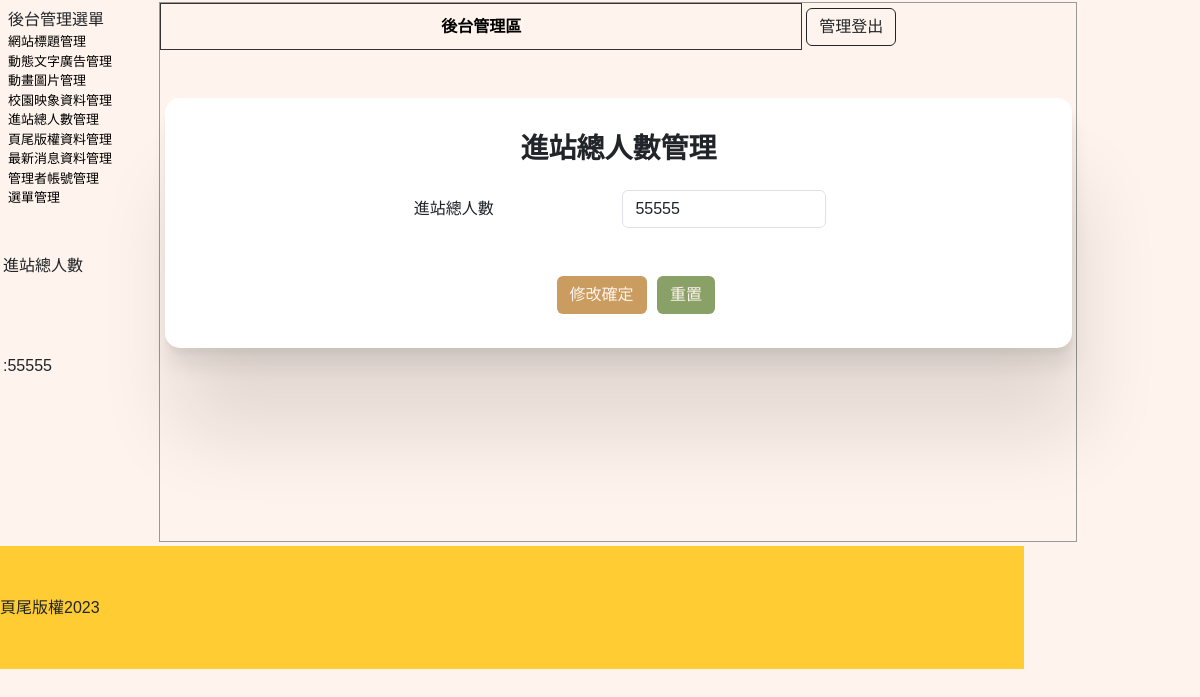
The app's page /back原.php?do=total (signed in), older data.
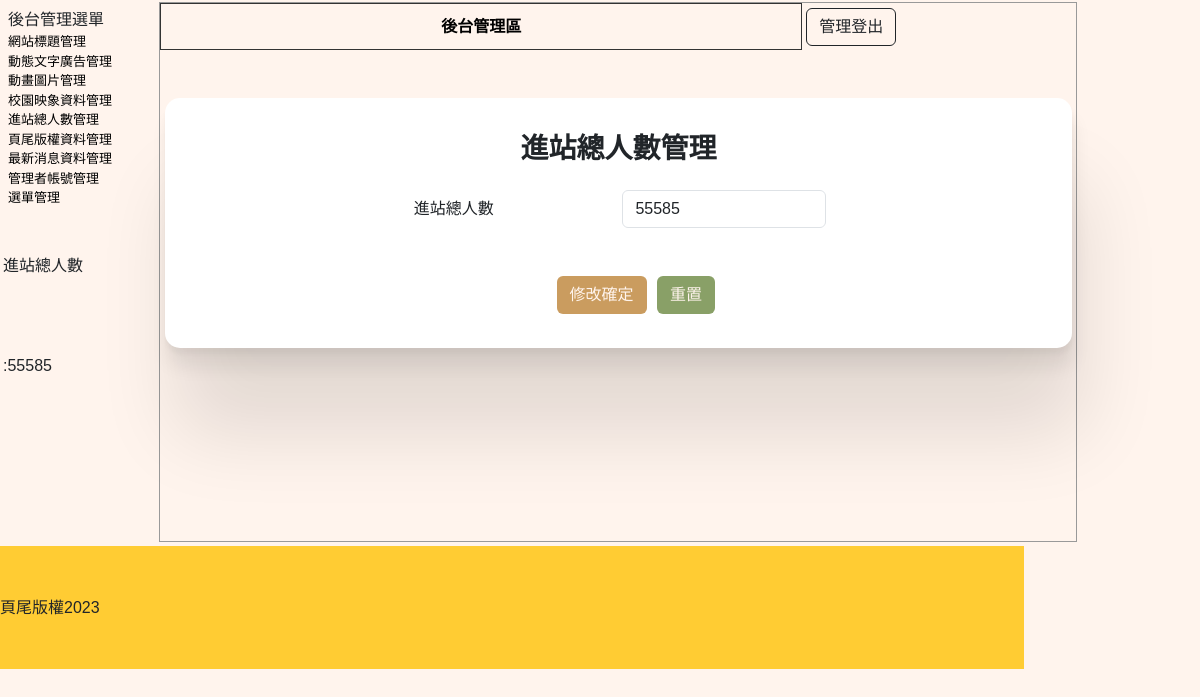
The same page, newer data.
### tables this page shows
CREATE TABLE `total` (
  `id` int(10) NOT NULL,
  `total` int(10) NOT NULL DEFAULT 0
);

CREATE TABLE `bottom` (
  `id` int(10) NOT NULL,
  `bottom` text NOT NULL
);

### api/db.php (called while the page is built, shortened)
<?php
class DB
{
    protected $dsn = "mysql:host=localhost;charset=utf8;dbname=dbhw";
    protected $pdo;
    protected $table;
    public function __construct($table)
    {
        $this->table = $table;
        $this->pdo = new PDO($this->dsn, 'root', '');
    }
    function find($id)
    {
        $sql = "select * from `$this->table` ";
        if (is_array($id)) {
            $tmp = $this->a2s($id);
            $sql .= " where " . join(" && ", $tmp);
        } else if (is_numeric($id)) {
            $sql .= " where `id`='$id'";
        }
        $row = $this->pdo->query($sql)->fetch(PDO::FETCH_ASSOC);
        return $row;
    }
    private function a2s($array)
    {
        foreach ($array as $col => $value) {
            $tmp[] = "`$col`='$value'";
        }
        return $tmp;
    }
}
$Total = new DB('total');
$Bottom = new DB('bottom');

### back原.php (the view, shortened to what this page needs)
<?php include_once "./api/db.php";
?>
<!DOCTYPE html PUBLIC "-//W3C//DTD XHTML 1.0 Transitional//EN" "http://www.w3.org/TR/xhtml1/DTD/xhtml1-transitional.dtd">
<html xmlns="http://www.w3.org/1999/xhtml">
<head>
	<link rel="stylesheet" href="./plugin/css/bootstrap.css">
	<link href="./css/css.css" rel="stylesheet" type="text/css">
	<link rel="stylesheet" href="https://cdnjs.cloudflare.com/ajax/libs/font-awesome/6.4.2/css/all.min.css" />
</head>
<body>
	<div id="main">
		<div id="ms">
			<div id="lf" style="float:left;">
				<div id="menuput" class="dbor">
					<span class="t botli">後台管理選單</span>
					<a style="color:#000; font-size:13px; text-decoration:none;" href="?do=title">
						<div class="mainmu">
							網站標題管理 </div>
					</a>
					<a style="color:#000; font-size:13px; text-decoration:none;" href="?do=ad">
						<div class="mainmu">
							動態文字廣告管理 </div>
					</a>
					<a style="color:#000; font-size:13px; text-decoration:none;" href="?do=mvim">
						<div class="mainmu">
							動畫圖片管理 </div>
					</a>
					<a style="color:#000; font-size:13px; text-decoration:none;" href="?do=image">
						<div class="mainmu">
							校園映象資料管理 </div>
					</a>
					<a style="color:#000; font-size:13px; text-decoration:none;" href="?do=total">
						<div class="mainmu">
							進站總人數管理 </div>
					</a>
					<a style="color:#000; font-size:13px; text-decoration:none;" href="?do=bottom">
						<div class="mainmu">
							頁尾版權資料管理 </div>
					</a>
					<a style="color:#000; font-size:13px; text-decoration:none;" href="?do=news">
						<div class="mainmu">
							最新消息資料管理 </div>
					</a>
					<a style="color:#000; font-size:13px; text-decoration:none;" href="?do=admin">
						<div class="mainmu">
							管理者帳號管理 </div>
					</a>
					<a style="color:#000; font-size:13px; text-decoration:none;" href="?do=menu">
						<div class="mainmu">
							選單管理 </div>
					</a>
				</div>
				<div class="dbor" style="margin:3px; width:95%; height:20%; line-height:100px;">
					<span class="t">進站總人數 :<?= $Total->find(1)['total']; ?></span>
				</div>
			</div>
			<div class="di" style="height:540px; border:#999 1px solid; width:76.5%; margin:2px 0px 0px 0px; float:left; position:relative; left:20px;">
				<table width="100%">
					<tbody>
						<tr>
							<td style="width:70%;font-weight:800; border:#333 1px solid; border-radius:3px;" class="cent"><a href="?do=admin" style="color:#000; text-decoration:none;">後台管理區</a></td>
							<td><button onclick="location.href='./api/logout.php'" class="my-btn btn btn-outline-dark">管理登出</button></td>
						</tr>
					</tbody>
				</table>
				<?php
				$do = $_GET['do'] ?? 'title';
				$file = "./back/{$do}.php";
				if (file_exists($file)) {
					include $file;
				} else {
					include "./back/title.php";
				}
				?>
			</div>
		</div>
		<div style="width:1024px; left:0px; position:relative; background:#FC3; margin-top:4px; height:123px; display:block;">
			<span class="t" style="line-height:123px;"><?= $Bottom->find(1)['bottom']; ?></span>
		</div>
	</div>
</body>
</html>

### back/total.php (shortened to what this page needs)
<div class="col" style="height: 80%;">
    <div class="row mt-5 my-box-shadow">
        <p class="text-center fs-3 fw-bold">進站總人數管理</p>
        <form method="post" action="./api/edit_info.php">
            <table style="width:50%;margin:auto">
                <tbody>
                    <tr class="yel">
                        <td width="50%">進站總人數</td>
                        <td width="50%">
                            <input class="form-control" type="number" name="total" value="<?= $Total->find(1)['total']; ?>">
                        </td>
                    </tr>
                </tbody>
            </table>
            <table style="margin-top:40px; width:100%;">
                <tbody>
                    <tr>
                        <td width="42%"></td>
                        <td class="">
                            <input class="btn my-btn-ok" type="submit" value="修改確定">
                            <input class="btn my-btn-reset" type="reset" value="重置">
                        </td>
                    </tr>
                </tbody>
            </table>
        </form>
    </div>
</div>

### css/css.css (style rules this page uses)
body { padding: 0px; margin: 0px !important; box-sizing: border-box; font-family: 'Noto Sans TC', sans-serif !important; font-size: 16px !important; background-color: #fff4ed !important; }
.my-box-shadow { box-shadow: 0.7px 5.7px 5.3px rgba(0, 0, 0, 0.038), 2.5px 19.2px 17.9px rgba(0, 0, 0, 0.07), 11px 86px 80px rgba(0, 0, 0, 0.11); -webkit-border-radius: 15px; -moz-border-radius: 15px; border-radius: 15px; background-color: white; width: 99%; padding: 30px; margin: auto; overflow: auto; }
#menuput { width: 100%; height: 75%; position: relative; padding: 5px; display: block; margin: 3px; }
.cent { text-align: center; }
input, button { border: #999 1px solid; border-radius: 3px; background: #EFEFEF; padding: 5px; margin: 3px; }
a { text-decoration: none; }
.my-btn-ok { background-color: rgb(202, 156, 95); color: #fff4ed; }
.my-btn-reset { background-color: #89a067; color: #fff4ed; }

Row changes from the older to the newer data that the page shows:
changed total: total "55555" → "55585"
